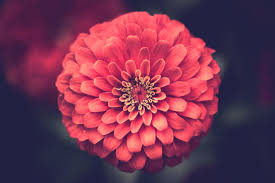
#> input picture Practice 6/flower.jpg, 275 x 183 px
$ jupyter execute Practice6.ipynb   (text cells are left out)
#> lines starting #> are read from the running program, lines starting #| are printed output that depends on the picture; after the words box and inside, x2 and y2 are one past the last pixel; in counts of white or black regions, pixels touching at a corner belong together
[cell 1]
import cv2
import numpy as np

[cell 2]
img = cv2.imread("flower.jpg")
#> img is the input picture: shape (183, 275, 3); mean B, G, R 80.3, 52.4, 116.2

[cell 3]
cv2.imshow("flower", img)
cv2.waitKey(0)
cv2.destroyAllWindows()

[cell 4]
dev = cv2.VideoCapture(0)

while(True):
    ret, frame = dev.read()
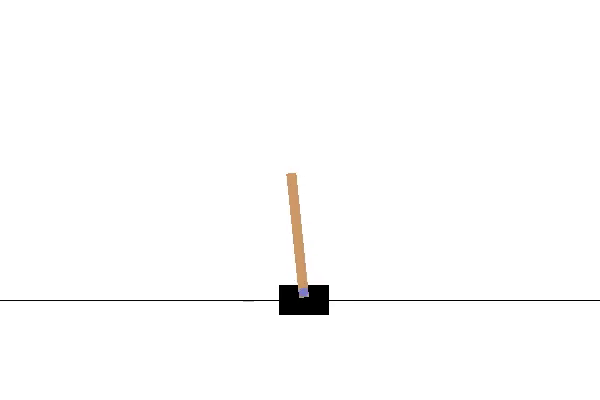
#> input picture frame 16 of Practice 13/openaigym.video.0.86.video000000.mp4, 600 x 400 px, given in place of the camera
#> frame is the input picture: shape (400, 600, 3); mean B, G, R 252.2, 252.4, 252.6
    if (not ret):
        continue
    xSize, ySize, _ = frame.shape
#> xSize = 400; ySize = 600
    cv2.imshow("webcam", frame)
    if (cv2.waitKey(1) == ord('q')):
#> (key q is pressed here)
        break

dev.release()
cv2.destroyAllWindows()
print(xSize, ySize)
#| 400 600

[cell 5]
#reading from webcam
dev = cv2.VideoCapture(0)
#codec
fourcc = cv2.VideoWriter_fourcc(*"XVID")
#writing to file
writer = cv2.VideoWriter("res.avi", fourcc,
                        20, (ySize, xSize))

while(True):
    ret, frame = dev.read()
    if (not ret):
        continue
    writer.write(frame)
    cv2.imshow("webcam", frame)
    if (cv2.waitKey(1) == ord('q')):
#> (key q is pressed here)
        break

dev.release()
writer.release()
cv2.destroyAllWindows()

[cell 6]
def f(a,b):
    print(a)
    print(b)

[cell 7]
f(*(1,2))

[cell 8]
d = {"a": 1, "b": 2}
f(**d)

[cell 9]
face_detector = cv2.CascadeClassifier('/home/slavko/anaconda3/envs/Pract/share/OpenCV/haarcascades/haarcascade_frontalface_default.xml')

[cell 10]
dev = cv2.VideoCapture(0)

while(True):
    ret, frame = dev.read()
    if (not ret):
        continue
    xSize, ySize, _ = frame.shape
    cv2.imshow("webcam", frame)
    frame_gray = cv2.cvtColor(frame, cv2.COLOR_BGR2GRAY)
    faces = face_detector.detectMultiScale(frame_gray)
#> faces = ()
    for (x,y,w,h) in faces:
        cv2.rectangle(frame, (x,y), (x+w, y+h), [0,0,255], 10)
#> this loop made 0 passes
    cv2.imshow("faces", frame)
    if (cv2.waitKey(1) == ord('q')):
#> (key q is pressed here)
        break

dev.release()
cv2.destroyAllWindows()

[cell 11]
blue = np.array([130, 70, 30],
                dtype = np.uint8).reshape((1,1,3))
print(blue)
x = cv2.cvtColor(blue, cv2.COLOR_BGR2HSV)
#> x = [[108, 196, 130]]
print(x)
#| [[[108 196 130]]]
h_blue = int(x.reshape(-1)[0])
#> h_blue = 108
print(h_blue)
#| 108
#h_blue is the H component of the required blob color, that is needed

[cell 12]
dev = cv2.VideoCapture(0)

while(True):
    ret, frame = dev.read()
    if (not ret):
        continue
    xSize, ySize, _ = frame.shape
    cv2.imshow("webcam", frame)
    frame_hsv = cv2.cvtColor(frame, cv2.COLOR_BGR2HSV)
#> frame_hsv: shape (400, 600, 3); mean H, S, V 0.6, 0.7, 252.7
    lowerBlue = np.uint8([h_blue-10, 50, 50])
#> lowerBlue = [98, 50, 50]
    upperBlue = np.uint8([h_blue+10, 255, 255])
#> upperBlue = [118, 255, 255]
    mask = cv2.inRange(frame_hsv, lowerBlue, upperBlue)
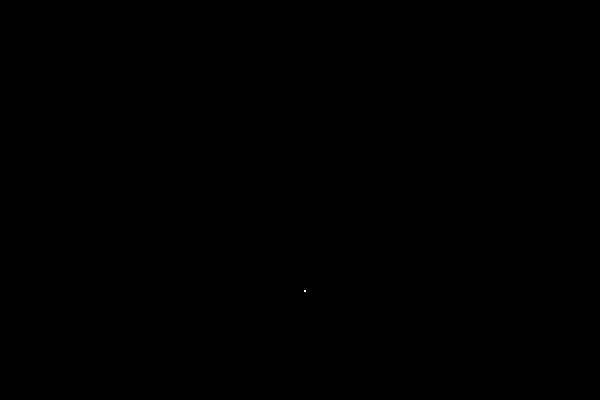
#> mask: shape (400, 600); 0% white in thin lines or dots, all inside (x1, y1, x2, y2) = (304, 290, 306, 292)
    mask = cv2.medianBlur(mask, 21)
#> mask: shape (400, 600); every value is 0
    out = cv2.connectedComponentsWithStats(mask)
    if (out[0] == 5):
        centroids = out[3]
        blob_centers = centroids[1:, :].astype(np.float32)
        dest = np.array([[0,0], [xSize, 0],
                         [0, ySize], [xSize, ySize]],
                       dtype = np.float32)

        M = cv2.getPerspectiveTransform(blob_centers, dest)
        frame_tr = cv2.warpPerspective(frame, M, (xSize, ySize))
        cv2.imshow("frame_tr", frame_tr)

    frame = cv2.bitwise_and(frame, frame, mask = mask)
#> frame: shape (400, 600, 3); every value is 0
    cv2.imshow("points",frame)

    if (cv2.waitKey(1) == ord('q')):
#> (key q is pressed here)
        break

dev.release()
cv2.destroyAllWindows()
